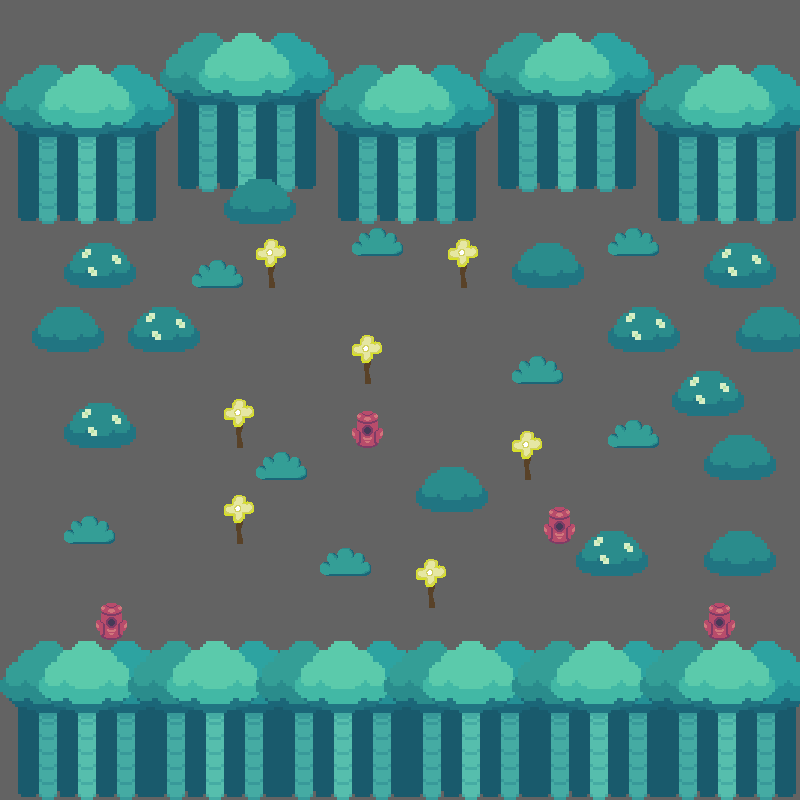

Rendered tile map (Tiled .tmx) drawn with the repository's tilesets; below, a short description and the full map source, tile grids included:
An orthogonal 25x25 tile map with 32x32 px tiles, 1 tile layer (Tile Layer 1).

<map version="1.0" orientation="orthogonal" renderorder="right-down" width="25" height="25" tilewidth="32" tileheight="32" backgroundcolor="#636363" nextobjectid="5">
 <tileset firstgid="1" name="EnvironmentSprites" tilewidth="174" tileheight="159" tilecount="6" columns="0">
  <tile id="1">
   <properties>
    <property name="ObjectType" value="Environment" />
    <property name="TextureID" value="401" />
   </properties>
   <image width="72" height="45" source="../Textures/Environmental/bush_flower.png" />
  </tile>
  <tile id="2">
   <properties>
    <property name="ObjectType" value="Environment" />
    <property name="TextureID" value="402" />
   </properties>
   <image width="51" height="28" source="../Textures/Environmental/bush_simple.png" />
  </tile>
  <tile id="3">
   <properties>
    <property name="ObjectType" value="Environment" />
    <property name="TextureID" value="403" />
   </properties>
   <image width="30" height="49" source="../Textures/Environmental/flower.png" />
  </tile>
  <tile id="4">
   <properties>
    <property name="ObjectType" value="Environment" />
    <property name="TextureID" value="404" />
   </properties>
   <image width="31" height="37" source="../Textures/Environmental/pylon.png" />
  </tile>
  <tile id="6">
   <properties>
    <property name="ObjectType" value="Environment" />
    <property name="TextureID" value="405" />
   </properties>
   <image width="72" height="45" source="../Textures/Environmental/bush_final.png" />
  </tile>
  <tile id="8">
   <properties>
    <property name="ObjectType" value="Environment" />
    <property name="TextureID" value="406" />
   </properties>
   <image width="174" height="159" source="../Textures/Environmental/tree_wall.png" />
  </tile>
 </tileset>
 <layer name="Tile Layer 1" width="25" height="25">
  <data encoding="csv">
0,0,0,0,0,0,0,0,0,0,0,0,0,0,0,0,0,0,0,0,0,0,0,0,0,
0,0,0,0,0,0,0,0,0,0,0,0,0,0,0,0,0,0,0,0,0,0,0,0,0,
0,0,0,0,0,0,0,0,0,0,0,0,0,0,0,0,0,0,0,0,0,0,0,0,0,
0,0,0,0,0,0,0,0,0,0,0,0,0,0,0,0,0,0,0,0,0,0,0,0,0,
0,0,0,0,0,0,0,0,0,0,0,0,0,0,0,0,0,0,0,0,0,0,0,0,0,
0,0,0,0,0,9,0,0,0,0,0,0,0,0,0,9,0,0,0,0,0,0,0,0,0,
9,0,0,0,0,0,0,7,0,0,9,0,0,0,0,0,0,0,0,0,9,0,0,0,0,
0,0,0,0,0,0,0,0,0,0,0,3,0,0,0,0,0,0,0,3,0,0,0,0,0,
0,0,2,0,0,0,3,0,4,0,0,0,0,0,4,0,7,0,0,0,0,0,2,0,0,
0,0,0,0,0,0,0,0,0,0,0,0,0,0,0,0,0,0,0,0,0,0,0,0,0,
0,7,0,0,2,0,0,0,0,0,0,0,0,0,0,0,0,0,0,2,0,0,0,7,0,
0,0,0,0,0,0,0,0,0,0,0,4,0,0,0,0,3,0,0,0,0,0,0,0,0,
0,0,0,0,0,0,0,0,0,0,0,0,0,0,0,0,0,0,0,0,0,2,0,0,0,
0,0,2,0,0,0,0,4,0,0,0,5,0,0,0,0,0,0,0,3,0,0,0,0,0,
0,0,0,0,0,0,0,0,3,0,0,0,0,0,0,0,4,0,0,0,0,0,7,0,0,
0,0,0,0,0,0,0,0,0,0,0,0,0,7,0,0,0,0,0,0,0,0,0,0,0,
0,0,3,0,0,0,0,4,0,0,0,0,0,0,0,0,0,5,0,0,0,0,0,0,0,
0,0,0,0,0,0,0,0,0,0,3,0,0,0,0,0,0,0,2,0,0,0,7,0,0,
0,0,0,0,0,0,0,0,0,0,0,0,0,4,0,0,0,0,0,0,0,0,0,0,0,
0,0,0,5,0,0,0,0,0,0,0,0,0,0,0,0,0,0,0,0,0,0,5,0,0,
0,0,0,0,0,0,0,0,0,0,0,0,0,0,0,0,0,0,0,0,0,0,0,0,0,
0,0,0,0,0,0,0,0,0,0,0,0,0,0,0,0,0,0,0,0,0,0,0,0,0,
0,0,0,0,0,0,0,0,0,0,0,0,0,0,0,0,0,0,0,0,0,0,0,0,0,
0,0,0,0,0,0,0,0,0,0,0,0,0,0,0,0,0,0,0,0,0,0,0,0,0,
9,0,0,0,9,0,0,0,9,0,0,0,9,0,0,0,9,0,0,0,9,0,0,0,0
</data>
 </layer>
</map>
